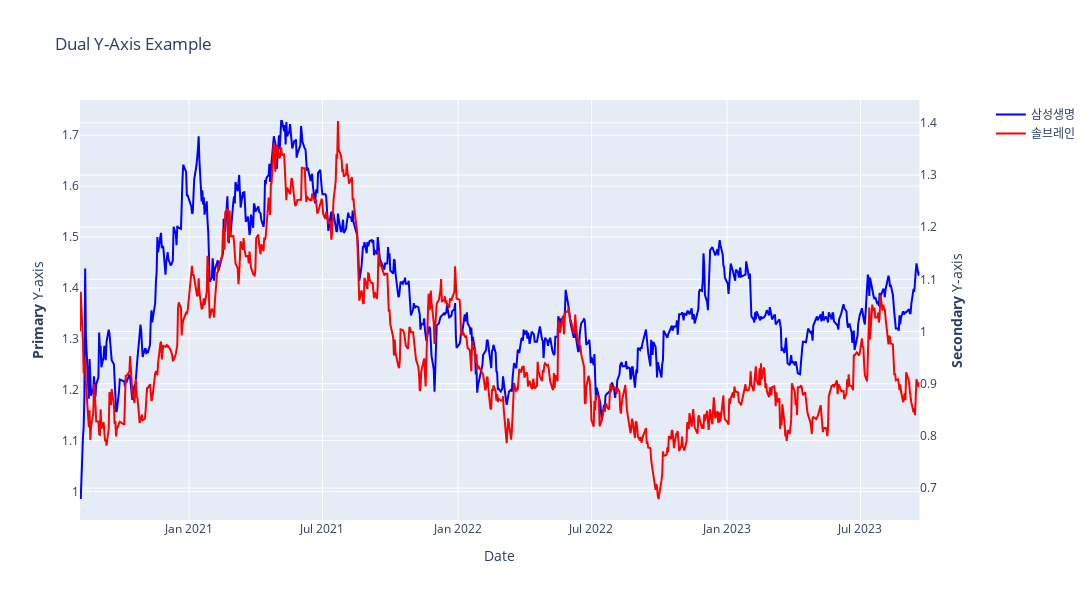

This figure's notebook cell:
### Markdown cell above
Δ005930 
t

 =(const)+(005930.L1×Lagged 005930 
t−1

 )+(000660.L1×Lagged 000660 
t−1

 )+(D.000660.L0×Δ000660 
t

 )

### Code cell
import plotly.express as px
import plotly.graph_objects as go
from plotly.subplots import make_subplots

x = df_combi.index
# y1 = df_close_diff[combi_array[0]]
# y2 = delta_y #df_combi[combi_array[1]]

y1 = df_combi[combi_array[0]] / df_combi[combi_array[0]].iloc[0]
y2 = df_combi[combi_array[1]] / df_combi[combi_array[1]].iloc[0]

name1 = code_name_dict[combi_array[0]]
name2 = code_name_dict[combi_array[1]]

# Create figure with secondary y-axis
fig = make_subplots(specs=[[{"secondary_y": True}]])

# Add traces
fig.add_trace(
    go.Scatter(x=x, y=y1, name=name1, line=dict(color='blue')),
    secondary_y=False,  # False to use the left y-axis
)

fig.add_trace(
    go.Scatter(x=x, y=y2, name=name2, line=dict(color='red')),
    secondary_y=True,  # True to use the right y-axis
)

# fig.add_trace(
#     go.Scatter(x=x, y=y3, name='calculated', line=dict(color='green')),
#     secondary_y=True,  # True to use the right y-axis
# )

# Add figure title
fig.update_layout(
    title_text="Dual Y-Axis Example",
    width=1200,  # Set the width of the figure (in pixels)
    height=600  # Optional: you can also set the height
)

# Set x-axis title
fig.update_xaxes(title_text="Date")

# Set y-axes titles
fig.update_yaxes(title_text="<b>Primary</b> Y-axis", secondary_y=False)
fig.update_yaxes(title_text="<b>Secondary</b> Y-axis", secondary_y=True)

# Show the plot
fig.show()

### Figure 1 — Plotly figure (JSON) as saved in the notebook; plotly's stock layout.template omitted (floating-point values rounded to 4 significant figures; data arrays with more than 128 entries replaced by an {"elided": "..."} marker saying what was removed)
{"data": [{"line": {"color": "blue"}, "name": "삼성생명", "type": "scatter", "x": {"elided": "772 str values"}, "xaxis": "x", "y": {"elided": "772 float values"}, "yaxis": "y"}, {"line": {"color": "red"}, "name": "솔브레인", "type": "scatter", "x": {"elided": "772 str values"}, "xaxis": "x", "y": {"elided": "772 float values"}, "yaxis": "y2"}], "layout": {"height": 600, "title": {"text": "Dual Y-Axis Example"}, "width": 1200, "xaxis": {"anchor": "y", "domain": [0, 0.94], "title": {"text": "Date"}}, "yaxis": {"anchor": "x", "domain": [0, 1], "title": {"text": "<b>Primary</b> Y-axis"}}, "yaxis2": {"anchor": "x", "overlaying": "y", "side": "right", "title": {"text": "<b>Secondary</b> Y-axis"}}}}
